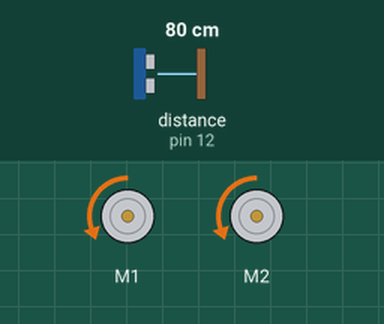
The sketch below on a simulated Arduino Uno, built with avr-gcc and run on an emulated ATmega328P. On the bench: 2 × DC motor (green arrow = forward, orange = backward, longer = faster). The inputs (shaded band) are chosen by the test bench; at power-on: distance to the obstacle (sensor on pin 12) 80 cm. The echo pulse lasts 58.3 µs per cm.

Above: at 3.2 s.
3.3 s: distance to the obstacle (sensor on pin 12) set to 51 cm
4.8 s: distance to the obstacle (sensor on pin 12) set to 45 cm
At 5.6 s:
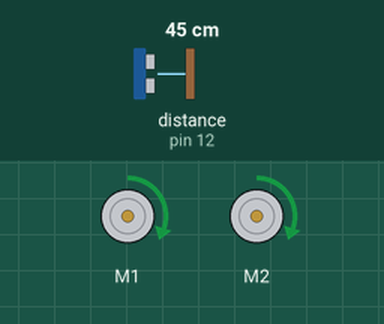
7.8 s: distance to the obstacle (sensor on pin 12) set to 60 cm
9.9 s: distance to the obstacle (sensor on pin 12) set to 2 cm
At 10.6 s:
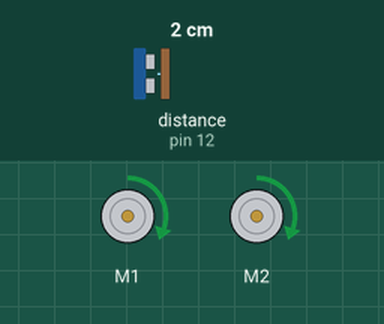
Timing chart, 0 to 13.9 s (numbered marks = the images above; inputs shaded):
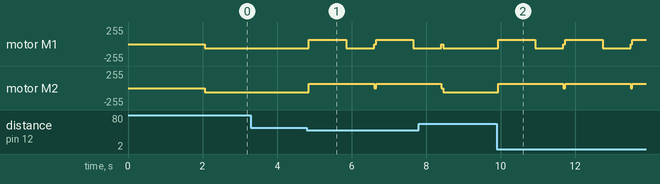

Measured:
- the behaviour switches between 49 and 48 cm on distance to the obstacle (sensor on pin 12) (found by bisection; images 0 and 1)
- after the input at 3.3 s, every drawn part: stays the same
- after the input at 4.8 s, motor M1: alternates forward 63/255 for 1.0 s and backward 63/255 for 0.75 s, starting after 0.05 s; motor M2: backward 63/255 → forward 63/255 after 0.05 s
- after the input at 9.9 s, motor M1: alternates forward 63/255 for 1.0 s and backward 63/255 for 0.75 s, starting at once; motor M2: backward 63/255 → forward 63/255 at once

The sketch:

sonarBot.ino
```cpp
#include <NewPing.h>
#include <DRV8835MotorShield.h>  //Pololu DRV8835 Dual Motor Driver Shield Library
#define TRIGGER_PIN  13  // Arduino pin tied to trigger pin on the ultrasonic sensor.
#define ECHO_PIN     12  // Arduino pin tied to echo pin on the ultrasonic sensor.
#define MAX_DISTANCE 200 // Maximum distance we want to ping for (in centimeters). Maximum sensor distance is rated at 400-500cm.


//Create DRV8853 Motor Shield object
DRV8835MotorShield motors;
NewPing sonar(TRIGGER_PIN, ECHO_PIN, MAX_DISTANCE); // NewPing setup of pins and maximum distance.


void setup()
{
  // uncomment one or both of the following lines if your motors' directions need to be flipped
  motors.flipM1(true);
  motors.flipM2(true);
  Serial.begin(115200);
  delay(2000);
}

void loop()
{
  delay(50);
  unsigned int uS = sonar.ping();
  unsigned int cmDistance = uS/US_ROUNDTRIP_CM;

  if (cmDistance <50 && cmDistance >0){
    turnAndReverse(100);
  }
  else
    straight(100);

}
void straight(int speed){
  motors.setM1Speed( speed );
  motors.setM2Speed( speed );
}
void turnAndReverse(int speed){
  motors.setM1Speed( -speed );
  motors.setM2Speed( -speed );
  delay(1000);
  motors.setM1Speed( speed );
  motors.setM2Speed( -speed );
  delay(750);
  motors.setM1Speed(0);
  motors.setM2Speed(1);
}
```
